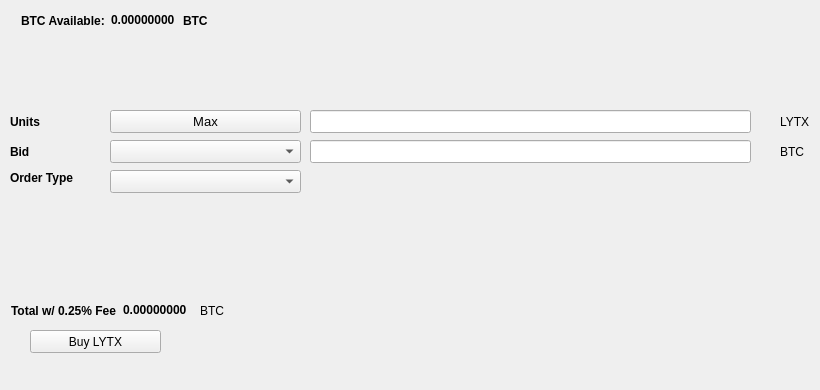
   <widget class="QWidget" name="BuyTab">
    <attribute name="title">
     <string>Buy</string>
    </attribute>
    <widget class="QPushButton" name="BuyLYTX">
     <property name="geometry">
      <rect>
       <x>30</x>
       <y>330</y>
       <width>131</width>
       <height>23</height>
      </rect>
     </property>
     <property name="text">
      <string>Buy LYTX</string>
     </property>
     <property name="icon">
      <iconset resource="../bitcoin.qrc">
       <normaloff>:/icons/bitcoin</normaloff>:/icons/bitcoin</iconset>
     </property>
    </widget>
    <widget class="QLabel" name="label_3">
     <property name="geometry">
      <rect>
       <x>10</x>
       <y>110</y>
       <width>46</width>
       <height>23</height>
      </rect>
     </property>
     <property name="font">
      <font>
       <weight>75</weight>
       <bold>true</bold>
      </font>
     </property>
     <property name="text">
      <string>Units</string>
     </property>
    </widget>
    <widget class="QLineEdit" name="UnitsInput">
     <property name="geometry">
      <rect>
       <x>310</x>
       <y>110</y>
       <width>441</width>
       <height>23</height>
      </rect>
     </property>
     <property name="font">
      <font>
       <pointsize>9</pointsize>
       <weight>75</weight>
       <bold>true</bold>
      </font>
     </property>
    </widget>
    <widget class="QLineEdit" name="BuyBidPriceEdit">
     <property name="geometry">
      <rect>
       <x>310</x>
       <y>140</y>
       <width>441</width>
       <height>23</height>
      </rect>
     </property>
     <property name="font">
      <font>
       <pointsize>9</pointsize>
       <weight>75</weight>
       <bold>true</bold>
      </font>
     </property>
    </widget>
    <widget class="QLabel" name="label_4">
     <property name="geometry">
      <rect>
       <x>780</x>
       <y>110</y>
       <width>31</width>
       <height>23</height>
      </rect>
     </property>
     <property name="text">
      <string>LYTX</string>
     </property>
    </widget>
    <widget class="QLabel" name="label_5">
     <property name="geometry">
      <rect>
       <x>780</x>
       <y>140</y>
       <width>31</width>
       <height>23</height>
      </rect>
     </property>
     <property name="text">
      <string>BTC</string>
     </property>
    </widget>
    <widget class="QLabel" name="label_6">
     <property name="geometry">
      <rect>
       <x>10</x>
       <y>140</y>
       <width>46</width>
       <height>23</height>
      </rect>
     </property>
     <property name="font">
      <font>
       <weight>75</weight>
       <bold>true</bold>
      </font>
     </property>
     <property name="text">
      <string>Bid</string>
     </property>
    </widget>
    <widget class="QLabel" name="label_7">
     <property name="geometry">
      <rect>
       <x>10</x>
       <y>170</y>
       <width>91</width>
       <height>16</height>
      </rect>
     </property>
     <property name="font">
      <font>
       <weight>75</weight>
       <bold>true</bold>
      </font>
     </property>
     <property name="text">
      <string>Order Type</string>
     </property>
    </widget>
    <widget class="QPushButton" name="Buy_Max_Amount">
     <property name="geometry">
      <rect>
       <x>110</x>
       <y>110</y>
       <width>191</width>
       <height>23</height>
      </rect>
     </property>
     <property name="font">
      <font>
       <pointsize>10</pointsize>
      </font>
     </property>
     <property name="text">
      <string>Max</string>
     </property>
    </widget>
    <widget class="QComboBox" name="BuyBidcomboBox">
     <property name="geometry">
      <rect>
       <x>110</x>
       <y>140</y>
       <width>191</width>
       <height>23</height>
      </rect>
     </property>
     <property name="font">
      <font>
       <pointsize>10</pointsize>
      </font>
     </property>
    </widget>
    <widget class="QComboBox" name="buyOrdertypeCombo">
     <property name="geometry">
      <rect>
       <x>110</x>
       <y>170</y>
       <width>191</width>
       <height>23</height>
      </rect>
     </property>
     <property name="font">
      <font>
       <pointsize>10</pointsize>
      </font>
     </property>
    </widget>
    <widget class="QWidget" name="layoutWidget1">
     <property name="geometry">
      <rect>
       <x>21</x>
       <y>11</y>
       <width>227</width>
       <height>19</height>
      </rect>
     </property>
     <layout class="QHBoxLayout" name="horizontalLayout_3">
      <item>
       <widget class="QLabel" name="label232">
        <property name="font">
         <font>
          <weight>75</weight>
          <bold>true</bold>
         </font>
        </property>
        <property name="text">
         <string>BTC Available:</string>
        </property>
       </widget>
      </item>
      <item>
       <widget class="QLabel" name="BtcAvailableLbl">
        <property name="palette">
         <palette>
          <active>
           <colorrole role="WindowText">
            <brush brushstyle="SolidPattern">
             <color alpha="255">
              <red>0</red>
              <green>0</green>
              <blue>0</blue>
             </color>
            </brush>
           </colorrole>
           <colorrole role="Button">
            <brush brushstyle="SolidPattern">
             <color alpha="255">
              <red>0</red>
              <green>170</green>
              <blue>0</blue>
             </color>
            </brush>
           </colorrole>
           <colorrole role="Light">
            <brush brushstyle="SolidPattern">
             <color alpha="255">
              <red>0</red>
              <green>255</green>
              <blue>0</blue>
             </color>
            </brush>
           </colorrole>
           <colorrole role="Midlight">
            <brush brushstyle="SolidPattern">
             <color alpha="255">
              <red>0</red>
              <green>212</green>
              <blue>0</blue>
             </color>
            </brush>
           </colorrole>
           <colorrole role="Dark">
            <brush brushstyle="SolidPattern">
             <color alpha="255">
              <red>0</red>
              <green>85</green>
              <blue>0</blue>
             </color>
            </brush>
           </colorrole>
           <colorrole role="Mid">
            <brush brushstyle="SolidPattern">
             <color alpha="255">
              <red>0</red>
              <green>113</green>
              <blue>0</blue>
             </color>
            </brush>
           </colorrole>
           <colorrole role="Text">
            <brush brushstyle="SolidPattern">
             <color alpha="255">
              <red>0</red>
              <green>170</green>
              <blue>0</blue>
             </color>
            </brush>
           </colorrole>
           <colorrole role="BrightText">
            <brush brushstyle="SolidPattern">
             <color alpha="255">
              <red>255</red>
              <green>255</green>
              <blue>255</blue>
             </color>
            </brush>
           </colorrole>
           <colorrole role="ButtonText">
            <brush brushstyle="SolidPattern">
             <color alpha="255">
              <red>0</red>
              <green>0</green>
              <blue>0</blue>
             </color>
            </brush>
           </colorrole>
           <colorrole role="Base">
            <brush brushstyle="SolidPattern">
             <color alpha="255">
              <red>255</red>
              <green>255</green>
              <blue>255</blue>
             </color>
            </brush>
           </colorrole>
           <colorrole role="Window">
            <brush brushstyle="SolidPattern">
             <color alpha="255">
              <red>0</red>
              <green>170</green>
              <blue>0</blue>
             </color>
            </brush>
           </colorrole>
           <colorrole role="Shadow">
            <brush brushstyle="SolidPattern">
             <color alpha="255">
              <red>0</red>
              <green>0</green>
              <blue>0</blue>
             </color>
            </brush>
           </colorrole>
           <colorrole role="AlternateBase">
            <brush brushstyle="SolidPattern">
             <color alpha="255">
              <red>127</red>
              <green>212</green>
              <blue>127</blue>
             </color>
            </brush>
           </colorrole>
           <colorrole role="ToolTipBase">
            <brush brushstyle="SolidPattern">
             <color alpha="255">
              <red>255</red>
              <green>255</green>
              <blue>220</blue>
             </color>
            </brush>
           </colorrole>
           <colorrole role="ToolTipText">
            <brush brushstyle="SolidPattern">
             <color alpha="255">
              <red>0</red>
              <green>0</green>
              <blue>0</blue>
             </color>
            </brush>
           </colorrole>
          </active>
          <inactive>
           <colorrole role="WindowText">
            <brush brushstyle="SolidPattern">
             <color alpha="255">
              <red>0</red>
              <green>0</green>
              <blue>0</blue>
             </color>
            </brush>
           </colorrole>
           <colorrole role="Button">
            <brush brushstyle="SolidPattern">
             <color alpha="255">
              <red>0</red>
              <green>170</green>
              <blue>0</blue>
             </color>
            </brush>
           </colorrole>
           <colorrole role="Light">
            <brush brushstyle="SolidPattern">
             <color alpha="255">
              <red>0</red>
              <green>255</green>
              <blue>0</blue>
             </color>
            </brush>
           </colorrole>
           <colorrole role="Midlight">
            <brush brushstyle="SolidPattern">
             <color alpha="255">
              <red>0</red>
              <green>212</green>
              <blue>0</blue>
             </color>
            </brush>
           </colorrole>
           <colorrole role="Dark">
            <brush brushstyle="SolidPattern">
             <color alpha="255">
              <red>0</red>
              <green>85</green>
              <blue>0</blue>
             </color>
            </brush>
           </colorrole>
           <colorrole role="Mid">
            <brush brushstyle="SolidPattern">
             <color alpha="255">
              <red>0</red>
              <green>113</green>
              <blue>0</blue>
             </color>
            </brush>
           </colorrole>
           <colorrole role="Text">
            <brush brushstyle="SolidPattern">
             <color alpha="255">
              <red>0</red>
              <green>170</green>
              <blue>0</blue>
             </color>
            </brush>
           </colorrole>
           <colorrole role="BrightText">
            <brush brushstyle="SolidPattern">
             <color alpha="255">
              <red>255</red>
              <green>255</green>
              <blue>255</blue>
             </color>
            </brush>
           </colorrole>
           <colorrole role="ButtonText">
            <brush brushstyle="SolidPattern">
             <color alpha="255">
              <red>0</red>
              <green>0</green>
              <blue>0</blue>
             </color>
            </brush>
           </colorrole>
           <colorrole role="Base">
            <brush brushstyle="SolidPattern">
             <color alpha="255">
              <red>255</red>
              <green>255</green>
              <blue>255</blue>
             </color>
            </brush>
           </colorrole>
           <colorrole role="Window">
            <brush brushstyle="SolidPattern">
             <color alpha="255">
              <red>0</red>
              <green>170</green>
              <blue>0</blue>
             </color>
            </brush>
           </colorrole>
           <colorrole role="Shadow">
            <brush brushstyle="SolidPattern">
             <color alpha="255">
              <red>0</red>
              <green>0</green>
              <blue>0</blue>
             </color>
            </brush>
           </colorrole>
           <colorrole role="AlternateBase">
            <brush brushstyle="SolidPattern">
             <color alpha="255">
              <red>127</red>
              <green>212</green>
              <blue>127</blue>
             </color>
            </brush>
           </colorrole>
           <colorrole role="ToolTipBase">
            <brush brushstyle="SolidPattern">
             <color alpha="255">
              <red>255</red>
              <green>255</green>
              <blue>220</blue>
             </color>
            </brush>
           </colorrole>
           <colorrole role="ToolTipText">
            <brush brushstyle="SolidPattern">
             <color alpha="255">
              <red>0</red>
              <green>0</green>
              <blue>0</blue>
             </color>
            </brush>
           </colorrole>
          </inactive>
          <disabled>
           <colorrole role="WindowText">
            <brush brushstyle="SolidPattern">
             <color alpha="255">
              <red>0</red>
              <green>85</green>
              <blue>0</blue>
             </color>
            </brush>
           </colorrole>
           <colorrole role="Button">
            <brush brushstyle="SolidPattern">
             <color alpha="255">
              <red>0</red>
              <green>170</green>
              <blue>0</blue>
             </color>
            </brush>
           </colorrole>
           <colorrole role="Light">
            <brush brushstyle="SolidPattern">
             <color alpha="255">
              <red>0</red>
              <green>255</green>
              <blue>0</blue>
             </color>
            </brush>
           </colorrole>
           <colorrole role="Midlight">
            <brush brushstyle="SolidPattern">
             <color alpha="255">
              <red>0</red>
              <green>212</green>
              <blue>0</blue>
             </color>
            </brush>
           </colorrole>
           <colorrole role="Dark">
            <brush brushstyle="SolidPattern">
             <color alpha="255">
              <red>0</red>
              <green>85</green>
              <blue>0</blue>
             </color>
            </brush>
           </colorrole>
           <colorrole role="Mid">
            <brush brushstyle="SolidPattern">
             <color alpha="255">
              <red>0</red>
              <green>113</green>
              <blue>0</blue>
             </color>
            </brush>
           </colorrole>
           <colorrole role="Text">
            <brush brushstyle="SolidPattern">
             <color alpha="255">
              <red>0</red>
              <green>85</green>
              <blue>0</blue>
             </color>
            </brush>
           </colorrole>
           <colorrole role="BrightText">
            <brush brushstyle="SolidPattern">
             <color alpha="255">
              <red>255</red>
              <green>255</green>
              <blue>255</blue>
             </color>
            </brush>
           </colorrole>
           <colorrole role="ButtonText">
            <brush brushstyle="SolidPattern">
             <color alpha="255">
              <red>0</red>
              <green>85</green>
              <blue>0</blue>
             </color>
            </brush>
           </colorrole>
           <colorrole role="Base">
            <brush brushstyle="SolidPattern">
             <color alpha="255">
              <red>0</red>
              <green>170</green>
              <blue>0</blue>
             </color>
            </brush>
           </colorrole>
           <colorrole role="Window">
            <brush brushstyle="SolidPattern">
             <color alpha="255">
              <red>0</red>
              <green>170</green>
              <blue>0</blue>
             </color>
            </brush>
           </colorrole>
           <colorrole role="Shadow">
            <brush brushstyle="SolidPattern">
             <color alpha="255">
              <red>0</red>
              <green>0</green>
              <blue>0</blue>
             </color>
            </brush>
           </colorrole>
           <colorrole role="AlternateBase">
            <brush brushstyle="SolidPattern">
             <color alpha="255">
              <red>0</red>
              <green>170</green>
              <blue>0</blue>
             </color>
            </brush>
           </colorrole>
           <colorrole role="ToolTipBase">
            <brush brushstyle="SolidPattern">
             <color alpha="255">
              <red>255</red>
              <green>255</green>
              <blue>220</blue>
             </color>
            </brush>
           </colorrole>
           <colorrole role="ToolTipText">
            <brush brushstyle="SolidPattern">
             <color alpha="255">
              <red>0</red>
              <green>0</green>
              <blue>0</blue>
             </color>
            </brush>
           </colorrole>
          </disabled>
         </palette>
        </property>
        <property name="font">
         <font>
          <weight>75</weight>
          <bold>true</bold>
         </font>
        </property>
        <property name="text">
         <string>0.00000000</string>
        </property>
        <property name="textInteractionFlags">
         <set>Qt::LinksAccessibleByMouse|Qt::TextSelectableByKeyboard|Qt::TextSelectableByMouse</set>
        </property>
       </widget>
      </item>
      <item>
       <widget class="QLabel" name="BtcAvailableLbl_2">
        <property name="font">
         <font>
          <weight>75</weight>
          <bold>true</bold>
         </font>
        </property>
        <property name="text">
         <string>BTC</string>
        </property>
       </widget>
      </item>
     </layout>
    </widget>
    <widget class="QWidget" name="layoutWidge2">
     <property name="geometry">
      <rect>
       <x>11</x>
       <y>301</y>
       <width>259</width>
       <height>19</height>
      </rect>
     </property>
     <layout class="QHBoxLayout" name="horizontalLayout_4">
      <item>
       <widget class="QLabel" name="label_9">
        <property name="font">
         <font>
          <weight>75</weight>
          <bold>true</bold>
         </font>
        </property>
        <property name="text">
         <string>Total w/ 0.25% Fee</string>
        </property>
       </widget>
      </item>
      <item>
       <widget class="QLabel" name="BuyCostLabel">
        <property name="palette">
         <palette>
          <active>
           <colorrole role="WindowText">
            <brush brushstyle="SolidPattern">
             <color alpha="255">
              <red>0</red>
              <green>0</green>
              <blue>0</blue>
             </color>
            </brush>
           </colorrole>
           <colorrole role="Button">
            <brush brushstyle="SolidPattern">
             <color alpha="255">
              <red>0</red>
              <green>170</green>
              <blue>0</blue>
             </color>
            </brush>
           </colorrole>
           <colorrole role="Light">
            <brush brushstyle="SolidPattern">
             <color alpha="255">
              <red>0</red>
              <green>255</green>
              <blue>0</blue>
             </color>
            </brush>
           </colorrole>
           <colorrole role="Midlight">
            <brush brushstyle="SolidPattern">
             <color alpha="255">
              <red>0</red>
              <green>212</green>
              <blue>0</blue>
             </color>
            </brush>
           </colorrole>
           <colorrole role="Dark">
            <brush brushstyle="SolidPattern">
             <color alpha="255">
              <red>0</red>
              <green>85</green>
              <blue>0</blue>
             </color>
            </brush>
           </colorrole>
           <colorrole role="Mid">
            <brush brushstyle="SolidPattern">
             <color alpha="255">
              <red>0</red>
              <green>113</green>
              <blue>0</blue>
             </color>
            </brush>
           </colorrole>
           <colorrole role="Text">
            <brush brushstyle="SolidPattern">
             <color alpha="255">
              <red>0</red>
              <green>170</green>
              <blue>0</blue>
             </color>
            </brush>
           </colorrole>
           <colorrole role="BrightText">
            <brush brushstyle="SolidPattern">
             <color alpha="255">
              <red>255</red>
              <green>255</green>
              <blue>255</blue>
             </color>
            </brush>
           </colorrole>
           <colorrole role="ButtonText">
            <brush brushstyle="SolidPattern">
             <color alpha="255">
              <red>0</red>
              <green>0</green>
              <blue>0</blue>
             </color>
            </brush>
           </colorrole>
           <colorrole role="Base">
            <brush brushstyle="SolidPattern">
             <color alpha="255">
              <red>255</red>
              <green>255</green>
              <blue>255</blue>
             </color>
            </brush>
           </colorrole>
           <colorrole role="Window">
            <brush brushstyle="SolidPattern">
             <color alpha="255">
              <red>0</red>
              <green>170</green>
              <blue>0</blue>
             </color>
            </brush>
           </colorrole>
           <colorrole role="Shadow">
            <brush brushstyle="SolidPattern">
             <color alpha="255">
              <red>0</red>
              <green>0</green>
              <blue>0</blue>
             </color>
            </brush>
           </colorrole>
           <colorrole role="AlternateBase">
            <brush brushstyle="SolidPattern">
             <color alpha="255">
              <red>127</red>
              <green>212</green>
              <blue>127</blue>
             </color>
            </brush>
           </colorrole>
           <colorrole role="ToolTipBase">
            <brush brushstyle="SolidPattern">
             <color alpha="255">
              <red>255</red>
              <green>255</green>
              <blue>220</blue>
             </color>
            </brush>
           </colorrole>
           <colorrole role="ToolTipText">
            <brush brushstyle="SolidPattern">
             <color alpha="255">
              <red>0</red>
              <green>0</green>
              <blue>0</blue>
             </color>
            </brush>
           </colorrole>
          </active>
          <inactive>
           <colorrole role="WindowText">
            <brush brushstyle="SolidPattern">
             <color alpha="255">
              <red>0</red>
              <green>0</green>
              <blue>0</blue>
             </color>
            </brush>
           </colorrole>
           <colorrole role="Button">
            <brush brushstyle="SolidPattern">
             <color alpha="255">
              <red>0</red>
              <green>170</green>
              <blue>0</blue>
             </color>
            </brush>
           </colorrole>
           <colorrole role="Light">
            <brush brushstyle="SolidPattern">
             <color alpha="255">
              <red>0</red>
              <green>255</green>
              <blue>0</blue>
             </color>
            </brush>
           </colorrole>
           <colorrole role="Midlight">
            <brush brushstyle="SolidPattern">
             <color alpha="255">
              <red>0</red>
              <green>212</green>
              <blue>0</blue>
             </color>
            </brush>
           </colorrole>
           <colorrole role="Dark">
            <brush brushstyle="SolidPattern">
             <color alpha="255">
              <red>0</red>
              <green>85</green>
              <blue>0</blue>
             </color>
            </brush>
           </colorrole>
           <colorrole role="Mid">
            <brush brushstyle="SolidPattern">
             <color alpha="255">
              <red>0</red>
              <green>113</green>
              <blue>0</blue>
             </color>
            </brush>
           </colorrole>
           <colorrole role="Text">
            <brush brushstyle="SolidPattern">
             <color alpha="255">
              <red>0</red>
              <green>170</green>
              <blue>0</blue>
             </color>
            </brush>
           </colorrole>
           <colorrole role="BrightText">
            <brush brushstyle="SolidPattern">
             <color alpha="255">
              <red>255</red>
              <green>255</green>
              <blue>255</blue>
             </color>
            </brush>
           </colorrole>
           <colorrole role="ButtonText">
            <brush brushstyle="SolidPattern">
             <color alpha="255">
              <red>0</red>
              <green>0</green>
              <blue>0</blue>
             </color>
            </brush>
           </colorrole>
           <colorrole role="Base">
            <brush brushstyle="SolidPattern">
             <color alpha="255">
              <red>255</red>
              <green>255</green>
              <blue>255</blue>
             </color>
            </brush>
           </colorrole>
           <colorrole role="Window">
            <brush brushstyle="SolidPattern">
             <color alpha="255">
              <red>0</red>
              <green>170</green>
              <blue>0</blue>
             </color>
            </brush>
           </colorrole>
           <colorrole role="Shadow">
            <brush brushstyle="SolidPattern">
             <color alpha="255">
              <red>0</red>
              <green>0</green>
              <blue>0</blue>
             </color>
            </brush>
           </colorrole>
           <colorrole role="AlternateBase">
            <brush brushstyle="SolidPattern">
             <color alpha="255">
              <red>127</red>
              <green>212</green>
              <blue>127</blue>
             </color>
            </brush>
           </colorrole>
           <colorrole role="ToolTipBase">
            <brush brushstyle="SolidPattern">
             <color alpha="255">
              <red>255</red>
              <green>255</green>
              <blue>220</blue>
             </color>
            </brush>
           </colorrole>
           <colorrole role="ToolTipText">
            <brush brushstyle="SolidPattern">
             <color alpha="255">
              <red>0</red>
              <green>0</green>
              <blue>0</blue>
             </color>
            </brush>
           </colorrole>
          </inactive>
          <disabled>
           <colorrole role="WindowText">
            <brush brushstyle="SolidPattern">
             <color alpha="255">
              <red>0</red>
              <green>85</green>
              <blue>0</blue>
             </color>
            </brush>
           </colorrole>
           <colorrole role="Button">
            <brush brushstyle="SolidPattern">
             <color alpha="255">
              <red>0</red>
              <green>170</green>
              <blue>0</blue>
             </color>
            </brush>
           </colorrole>
           <colorrole role="Light">
            <brush brushstyle="SolidPattern">
             <color alpha="255">
              <red>0</red>
              <green>255</green>
              <blue>0</blue>
             </color>
            </brush>
           </colorrole>
           <colorrole role="Midlight">
            <brush brushstyle="SolidPattern">
             <color alpha="255">
              <red>0</red>
              <green>212</green>
              <blue>0</blue>
             </color>
            </brush>
           </colorrole>
           <colorrole role="Dark">
            <brush brushstyle="SolidPattern">
             <color alpha="255">
              <red>0</red>
              <green>85</green>
              <blue>0</blue>
             </color>
            </brush>
           </colorrole>
           <colorrole role="Mid">
            <brush brushstyle="SolidPattern">
             <color alpha="255">
              <red>0</red>
              <green>113</green>
              <blue>0</blue>
             </color>
            </brush>
           </colorrole>
           <colorrole role="Text">
            <brush brushstyle="SolidPattern">
             <color alpha="255">
              <red>0</red>
              <green>85</green>
              <blue>0</blue>
             </color>
            </brush>
           </colorrole>
           <colorrole role="BrightText">
            <brush brushstyle="SolidPattern">
             <color alpha="255">
              <red>255</red>
              <green>255</green>
              <blue>255</blue>
             </color>
            </brush>
           </colorrole>
           <colorrole role="ButtonText">
            <brush brushstyle="SolidPattern">
             <color alpha="255">
              <red>0</red>
              <green>85</green>
              <blue>0</blue>
             </color>
            </brush>
           </colorrole>
           <colorrole role="Base">
            <brush brushstyle="SolidPattern">
             <color alpha="255">
              <red>0</red>
              <green>170</green>
              <blue>0</blue>
             </color>
            </brush>
           </colorrole>
           <colorrole role="Window">
            <brush brushstyle="SolidPattern">
             <color alpha="255">
              <red>0</red>
              <green>170</green>
              <blue>0</blue>
             </color>
            </brush>
           </colorrole>
           <colorrole role="Shadow">
            <brush brushstyle="SolidPattern">
             <color alpha="255">
              <red>0</red>
              <green>0</green>
              <blue>0</blue>
             </color>
            </brush>
           </colorrole>
           <colorrole role="AlternateBase">
            <brush brushstyle="SolidPattern">
             <color alpha="255">
              <red>0</red>
              <green>170</green>
              <blue>0</blue>
             </color>
            </brush>
           </colorrole>
           <colorrole role="ToolTipBase">
            <brush brushstyle="SolidPattern">
             <color alpha="255">
              <red>255</red>
              <green>255</green>
              <blue>220</blue>
             </color>
            </brush>
           </colorrole>
           <colorrole role="ToolTipText">
            <brush brushstyle="SolidPattern">
             <color alpha="255">
              <red>0</red>
              <green>0</green>
              <blue>0</blue>
             </color>
            </brush>
           </colorrole>
          </disabled>
         </palette>
        </property>
        <property name="font">
         <font>
          <weight>75</weight>
          <bold>true</bold>
         </font>
        </property>
        <property name="autoFillBackground">
         <bool>false</bool>
        </property>
        <property name="text">
         <string>0.00000000</string>
        </property>
        <property name="textInteractionFlags">
         <set>Qt::LinksAccessibleByMouse|Qt::TextSelectableByMouse</set>
        </property>
       </widget>
      </item>
      <item>
       <widget class="QLabel" name="label_10">
        <property name="font">
         <font>
          <weight>50</weight>
          <bold>false</bold>
         </font>
        </property>
        <property name="text">
         <string>BTC</string>
        </property>
       </widget>
      </item>
     </layout>
    </widget>
    <widget class="QLabel" name="label_24">
     <property name="geometry">
      <rect>
       <x>460</x>
       <y>300</y>
       <width>281</width>
       <height>81</height>
      </rect>
     </property>
     <property name="text">
      <string/>
     </property>
     <property name="pixmap">
      <pixmap>:/images/bittrex</pixmap>
     </property>
    </widget>
   </widget>
